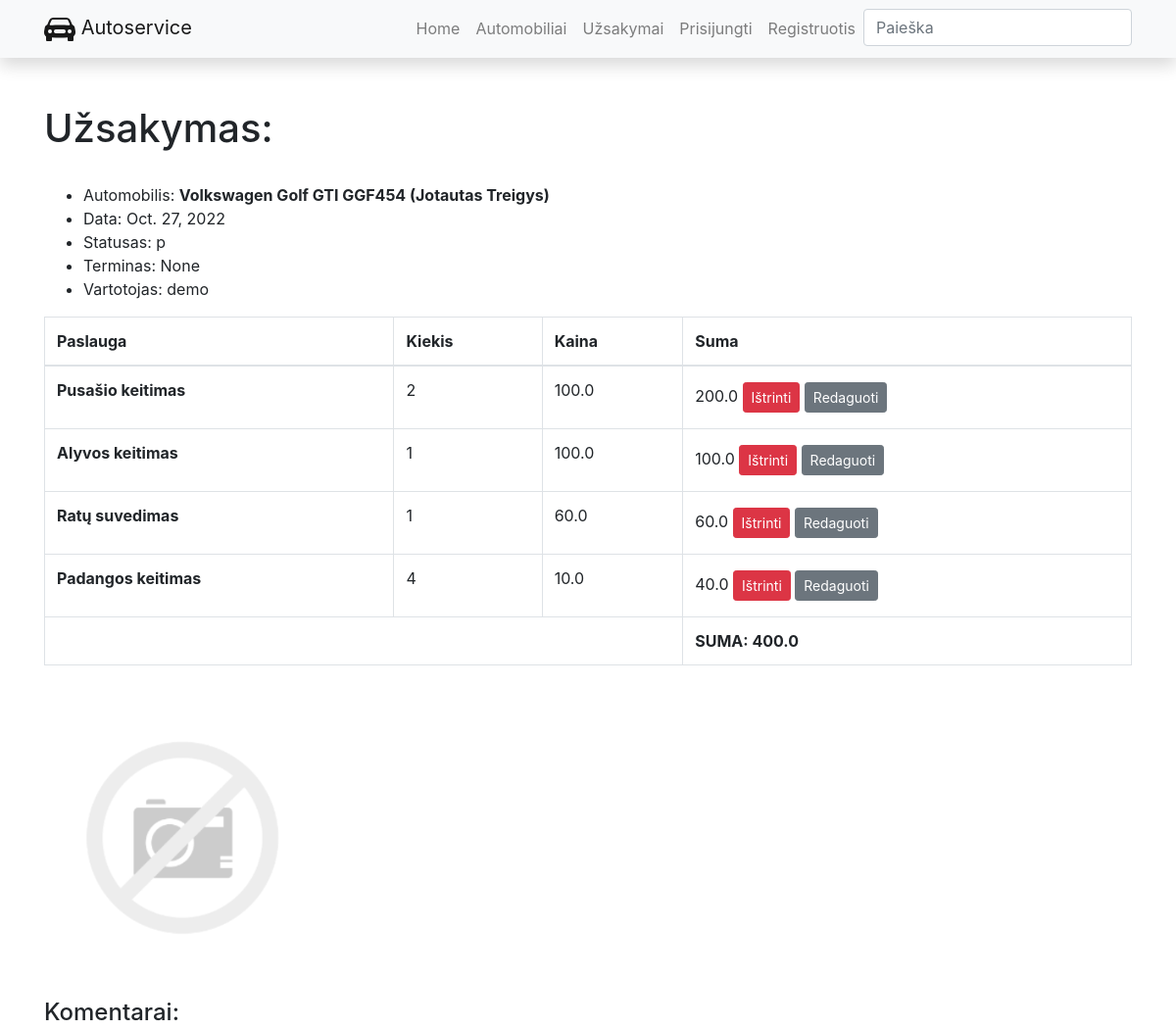
Before: /autoservice/uzsakymai/10 (upper part) with the older database file.
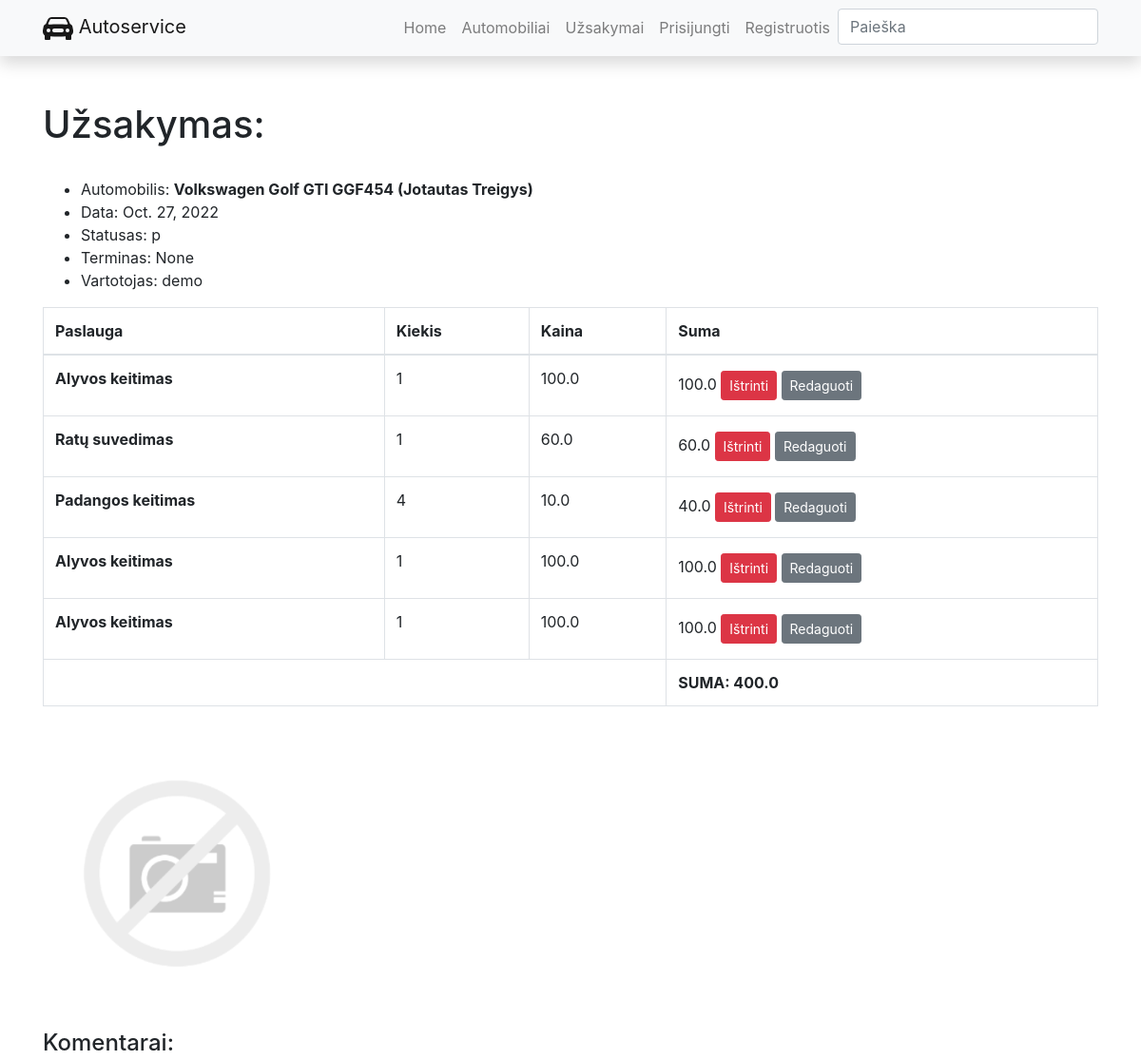
After: the same page with the newer database file.
### autoservice/models.py (models this page shows, shortened)
class Uzsakymas(models.Model):
    data = models.DateField("Data", auto_now_add=True, blank=True)
    automobilis = models.ForeignKey("Automobilis", on_delete=models.SET_NULL, null=True, related_name="uzsakymai")
    vartotojas = models.ForeignKey(User, on_delete=models.SET_NULL, null=True, blank=True)
    terminas = models.DateTimeField("Terminas", null=True, blank=True)
    def bendra(self):
        bendra = 0
        eilutes = self.eilutes.all()
        for eilute in eilutes:
            bendra += eilute.kiekis * eilute.paslauga.kaina
        return bendra
    STATUS = (
        ("p", "Patvirtinta"),
        ("v", "Vykdoma"),
        ("i", "Įvykdyta"),
        ("a", "Atšaukta"),
    )
    statusas = models.CharField(max_length=1, choices=STATUS, default="p", help_text="Statusas")
    class Meta:
        verbose_name = "Užsakymas"
        verbose_name_plural = "Užsakymai"
        ordering = ['-id']

class Automobilis(models.Model):
    modelis = models.ForeignKey("AutomobilioModelis", on_delete=models.SET_NULL, null=True)
    valstybinis_nr = models.CharField("Valstybinis numeris", max_length=10)
    vin_kodas = models.CharField("VIN kodas", max_length=20)
    kliento_vardas = models.CharField("Kliento vardas", max_length=30)
    photo = models.ImageField('Nuotrauka', upload_to='automobiliai', null=True)
    aprasymas = HTMLField("Aprašymas", null=True, blank=True)
    def __str__(self):
        return f"{self.modelis} {self.valstybinis_nr} ({self.kliento_vardas})"
    class Meta:
        verbose_name = "Automobilis"
        verbose_name_plural = "Automobiliai"
        ordering = ['-id']

class AutomobilioModelis(models.Model):
    gamintojas = models.CharField("Gamintojas", max_length=100)
    modelis = models.CharField("Modelis", max_length=100)
    def __str__(self):
        return f"{self.gamintojas} {self.modelis}"
    class Meta:
        verbose_name = "Automobilio modelis"
        verbose_name_plural = "Automobilio modeliai"

class UzsakymoEilute(models.Model):
    uzsakymas = models.ForeignKey("Uzsakymas", on_delete=models.CASCADE, null=True, related_name="eilutes")
    paslauga = models.ForeignKey("Paslauga", on_delete=models.SET_NULL, null=True)
    kiekis = models.IntegerField("Kiekis")
    def suma(self):
        return self.kiekis * self.paslauga.kaina
    class Meta:
        verbose_name = "Užsakyta paslauga"
        verbose_name_plural = "Užsakytos paslaugos"

class Paslauga(models.Model):
    pavadinimas = models.CharField("Pavadinimas", max_length=200)
    kaina = models.FloatField("Kaina")
    class Meta:
        verbose_name = "Paslauga"
        verbose_name_plural = "Paslaugos"

class Profile(models.Model):
    user = models.OneToOneField(User, on_delete=models.CASCADE)
    nuotrauka = models.ImageField(default='default.png', upload_to="profile_pics")

### autoservice/views.py (the view, shortened to what this page needs)
# urls.py: path('uzsakymai/<int:pk>', views.UzsakymasDetailView.as_view(), name="uzsakymas"),
class UzsakymasDetailView(generic.DetailView, FormMixin):
    model = Uzsakymas
    form_class = UzsakymoKomentarasForm

### autoservice/forms.py
class UzsakymoKomentarasForm(forms.ModelForm):
    class Meta:
        model = UzsakymoKomentaras
        fields = ('uzsakymas', 'vartotojas', 'komentaras',)
        widgets = {'uzsakymas': forms.HiddenInput(), 'vartotojas': forms.HiddenInput()}

### autoservice/templates/autoservice/uzsakymas_detail.html (shortened to what this page needs)
{% extends "base.html" %}
{% block content %}
<h1>Užsakymas:</h1>
<br>
<ul>
    <li>Automobilis: <b>{{ object.automobilis }}</b></li>
    <li>Data: {{ object.data }}</li>
    <li>Statusas: {{ object.statusas }}</li>
    <li>Terminas: {{ object.terminas }}</li>
    <li>Vartotojas: {{ object.vartotojas }}</li>
</ul>
<table class="table table-bordered">
  <thead>
    <tr>
      <th scope="col">Paslauga</th>
      <th scope="col">Kiekis</th>
      <th scope="col">Kaina</th>
      <th scope="col">Suma</th>
    </tr>
  </thead>
  <tbody>
  {% for eilute in object.eilutes.all %}
    <tr>
      <th scope="row">{{ eilute.paslauga.pavadinimas }}</th>
      <td>{{ eilute.kiekis }}</td>
      <td>{{ eilute.paslauga.kaina }}</td>
      <td>{{ eilute.suma }}
              <a class="btn btn-danger btn-sm mt-1 mb-1" href="{% url 'manouzsakymas_deleteline' object.id eilute.id %}">Ištrinti</a>
              <a class="btn btn-secondary btn-sm mt-1 mb-1" href="{% url 'manouzsakymas_updateline' object.id eilute.id %}">Redaguoti</a>
      </td>
    </tr>
  {% endfor %}
    <tr>
        <td colspan="3"></td>
      <th>SUMA: {{ object.bendra }}</th>
    </tr>
  </tbody>
</table>
  <img class="rounded-circle account-img" src="{{ object.vartotojas.profile.nuotrauka.url }}">
  <h4>Komentarai:</h4>
{% endblock %}

### autoservice/templates/base.html (shortened to what this page needs)
<!DOCTYPE html>
<html lang="en">
<head>
  <link rel="stylesheet" href="https://maxcdn.bootstrapcdn.com/bootstrap/4.5.0/css/bootstrap.min.css">
  {% load static %}
  <link rel="stylesheet" href="{% static 'css/styles.css' %}">
</head>
<body>
<nav class="navbar navbar-expand-lg navbar-light bg-light static-top mb-5 shadow">
  <div class="container">
    <a class="navbar-brand" href="">
    Autoservice
    </a>
    <div class="collapse navbar-collapse" id="navbarResponsive">
      <ul class="navbar-nav ml-auto">
        <li class="nav-item">
          <a class="nav-link" href="{% url 'index' %}">Home</a>
        </li>
        <li class="nav-item">
          <a class="nav-link" href="{% url 'automobiliai' %}">Automobiliai</a>
        </li>
        <li class="nav-item">
          <a class="nav-link" href="{% url 'uzsakymai' %}">Užsakymai</a>
        </li>
        {% if user.is_authenticated %}
            <li class="nav-item"><a class="nav-link" href="#">
              <svg class="bi bi-person" width="1.5em" height="1.5em" viewBox="0 0 16 16" fill="currentColor" xmlns="http://www.w3.org/2000/svg">
                <path fill-rule="evenodd" d="M13 14s1 0 1-1-1-4-6-4-6 3-6 4 1 1 1 1h10zm-9.995-.944v-.002.002zM3.022 13h9.956a.274.274 0 00.014-.002l.008-.002c-.001-.246-.154-.986-.832-1.664C11.516 10.68 10.289 10 8 10c-2.29 0-3.516.68-4.168 1.332-.678.678-.83 1.418-.832 1.664a1.05 1.05 0 00.022.004zm9.974.056v-.002.002zM8 7a2 2 0 100-4 2 2 0 000 4zm3-2a3 3 0 11-6 0 3 3 0 016 0z" clip-rule="evenodd"/>
              </svg>
            {{ user.get_username }}</a></li>
            <li class="nav-item"><a class="nav-link" href="{% url 'logout'%}?next=/autoservice">Atsijungti</a></li>
            <li class="nav-item"><a class="nav-link" href="{% url 'profile'%}">Mano profilis</a></li>
            <li class="nav-item"><a class="nav-link" href="{% url 'manouzsakymai'%}">Mano užsakymai</a></li>
            <li class="nav-item"><a class="nav-link" href="{% url 'manouzsakymas_new' %}">Naujas užsakymas</a></li>
          {% else %}
            <li class="nav-item"><a class="nav-link" href="{% url 'login'%}?next={{request.path}}">Prisijungti</a></li>
            <li class="nav-item"><a class="nav-link" href="{% url 'register'%}">Registruotis</a></li>
          {% endif %}
        <li>
            <form action="{% url 'search' %}" method="get" class="form-inline my-2 my-md-0">
            <input name="query" class="form-control" type="text" placeholder="Paieška">
            </form>
        </li>
      </ul>
    </div>
  </div>
</nav>
<div class="container">
{% block content %}{% endblock %}
</div>
</body>
</html>

Changed rows visible on the page:
removed UzsakymoEilute: paslauga.pavadinimas "Pusašio keitimas", kiekis "2", paslauga.kaina "100.0", suma "200.0"
added UzsakymoEilute: paslauga.pavadinimas "Alyvos keitimas", kiekis "1", paslauga.kaina "100.0", suma "100.0"
added UzsakymoEilute: paslauga.pavadinimas "Alyvos keitimas", kiekis "1", paslauga.kaina "100.0", suma "100.0"
